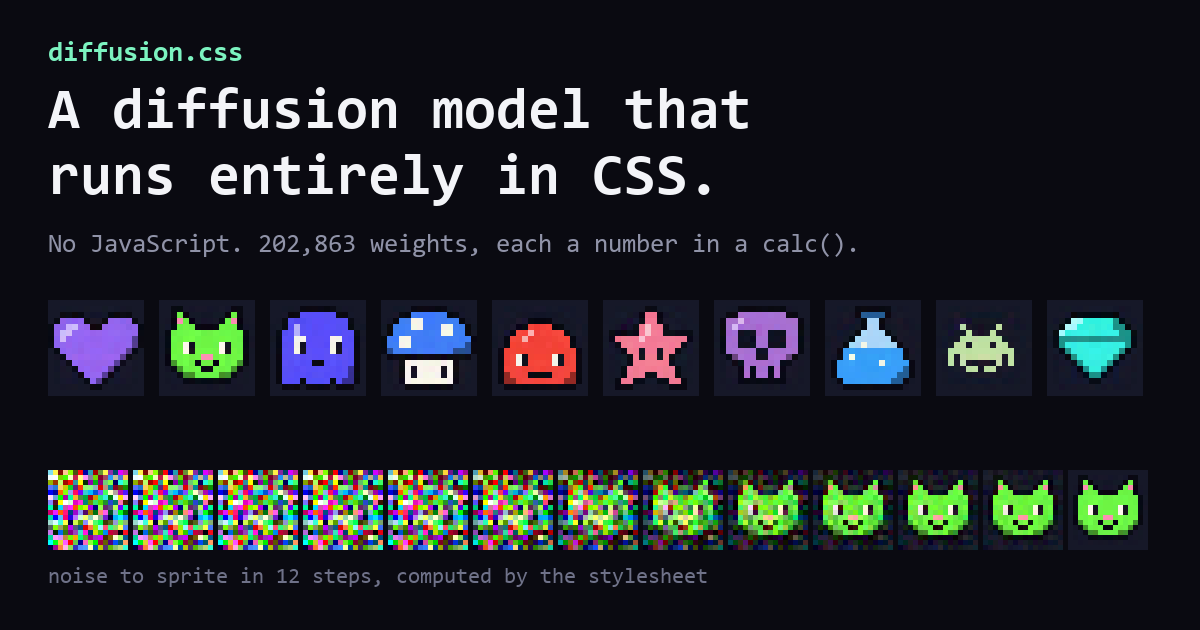

Write the Python code that produced this figure.
"""Link-preview card (preview.png, 1200x630) built from the integer sampler's own output."""
import pathlib

import numpy as np
from PIL import Image, ImageDraw, ImageFont

import cssgen
import quant
import sprites

ck, model = quant.load('model.pt')
Q = quant.quantize(ck, model)
seeds = np.random.default_rng(5).integers(0, cssgen.SEED_MAX + 1, 600)
final, traj = quant.int_sample(Q, seeds, keep=True)
res, cls = sprites.fit_residual(final / 256.0)
best = [int(np.where(cls == k, res, np.inf).argmin()) for k in range(len(sprites.NAMES))]
star = best[sprites.NAMES.index('cat')]


def font(bold, size):
    for name in (('consolab.ttf', 'DejaVuSansMono-Bold.ttf') if bold else ('consola.ttf', 'DejaVuSansMono.ttf')):
        for base in ('C:/Windows/Fonts/', '/usr/share/fonts/truetype/dejavu/'):
            if pathlib.Path(base + name).exists():
                return ImageFont.truetype(base + name, size)
    return ImageFont.load_default()


im = Image.new('RGB', (1200, 630), (10, 10, 17))
d = ImageDraw.Draw(im)
d.text((48, 40), 'diffusion.css', font=font(True, 28), fill=(124, 243, 192))
d.text((48, 84), 'A diffusion model that', font=font(True, 58), fill=(243, 244, 248))
d.text((48, 150), 'runs entirely in CSS.', font=font(True, 58), fill=(243, 244, 248))
nz, _ = quant.count_weights(Q)
d.text((48, 232), f'No JavaScript. {nz:,} weights, each a number in a calc().', font=font(False, 26),
       fill=(144, 147, 168))
x = 48
for i in best:                                         # one generated sprite of each kind
    im.paste(Image.fromarray(sprites.to_image(final[i] / 256.0, 6)), (x, 300))
    x += 96 + 15
x = 48
for t in traj:                                         # one full denoising run
    im.paste(Image.fromarray(sprites.to_image(t[star] / 256.0, 5)), (x, 470))
    x += 80 + 5
d.text((48, 566), 'noise to sprite in 12 steps, computed by the stylesheet', font=font(False, 22),
       fill=(111, 114, 137))
im.save('preview.png')
print('preview.png', 'seeds', [int(seeds[i]) for i in best], 'residuals', np.round(res[best], 1).tolist())
